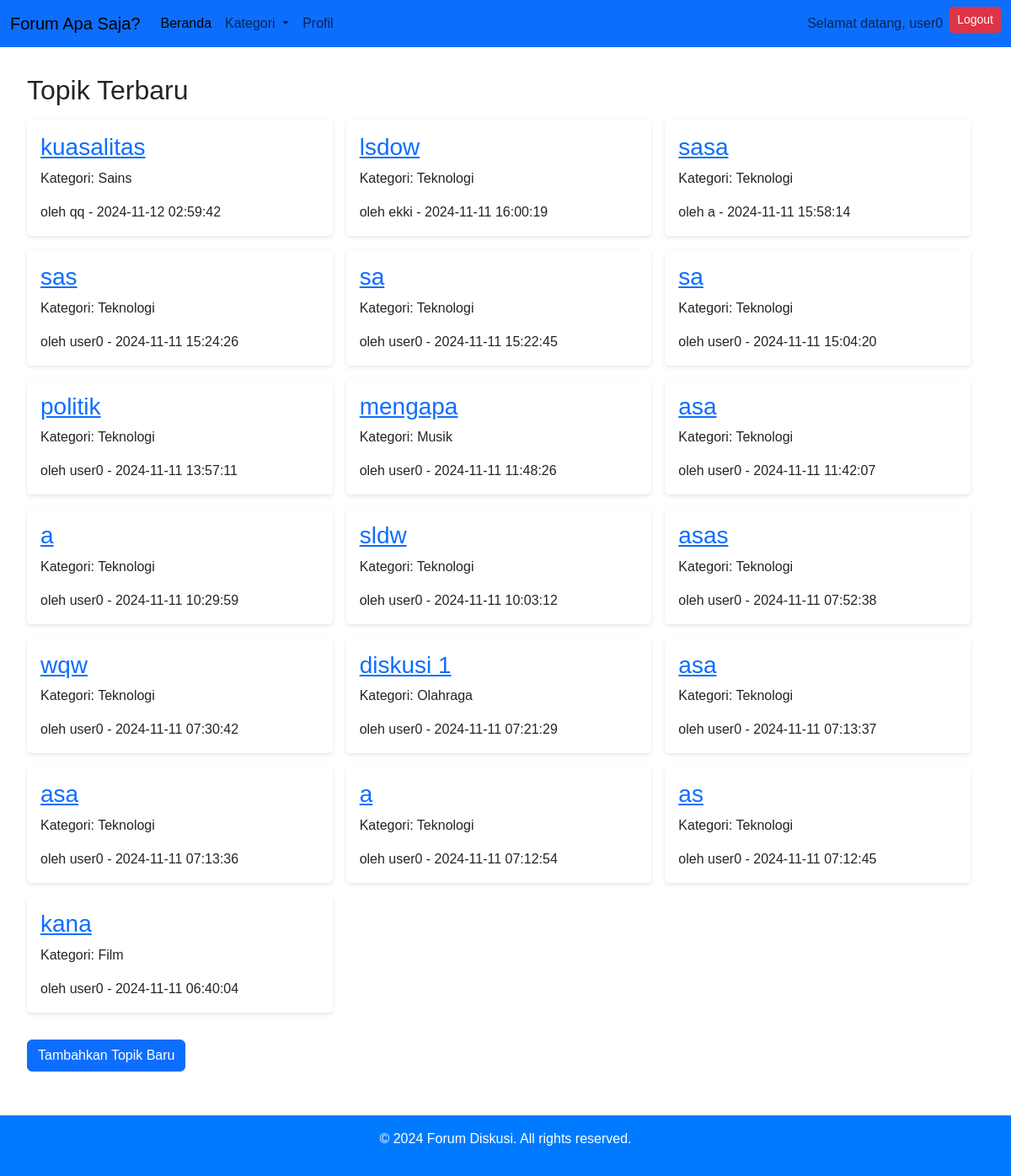
/index.php (signed in), run on the app's committed database.
### tables this page shows
CREATE TABLE `topics` (
  `id` int(11) NOT NULL,
  `user_id` int(11) NOT NULL,
  `category_id` int(11) NOT NULL,
  `title` varchar(255) NOT NULL,
  `content` text NOT NULL,
  `created_at` timestamp NOT NULL DEFAULT current_timestamp()
);

CREATE TABLE `categories` (
  `id` int(11) NOT NULL,
  `name` varchar(100) NOT NULL,
  `description` text DEFAULT NULL,
  `created_at` timestamp NOT NULL DEFAULT current_timestamp()
);

CREATE TABLE `users` (
  `id` int(11) NOT NULL,
  `username` varchar(50) NOT NULL,
  `email` varchar(100) NOT NULL,
  `password` varchar(255) NOT NULL,
  `created_at` timestamp NOT NULL DEFAULT current_timestamp()
);

### index.php (the view, shortened to what this page needs)
<?php
include 'db.php';
$categoryId = isset($_GET['category_id']) ? (int)$_GET['category_id'] : null;
$query = "SELECT topics.id, topics.title, topics.created_at, users.username, categories.name AS category
          FROM topics
          JOIN users ON topics.user_id = users.id
          JOIN categories ON topics.category_id = categories.id";
$query .= " ORDER BY topics.created_at DESC";
$stmt = $pdo->prepare($query);
$stmt->execute();
$topics = $stmt->fetchAll();
?>
<!DOCTYPE html>
<html lang="en">
<head>
  <link rel="stylesheet" href="css/gayaDpn.css">
  <link href="https://cdn.jsdelivr.net/npm/bootstrap@5.3.3/dist/css/bootstrap.min.css" rel="stylesheet">
</head>
<body>
  <nav class="navbar navbar-expand-lg bg-primary">
    <div class="container-fluid">
      <a class="navbar-brand" href="index.php">Forum Apa Saja?</a>
      <div class="collapse navbar-collapse" id="navbarNav">
        <ul class="navbar-nav me-auto mb-2 mb-lg-0">
          <li class="nav-item">
            <a class="nav-link active" aria-current="page" href="index.php">Beranda</a>
          </li>
          <li class="nav-item dropdown">
            <a class="nav-link dropdown-toggle" href="#" role="button" data-bs-toggle="dropdown" aria-expanded="false">
              Kategori
            </a>
          </li>
          <li class="nav-item">
            <a class="nav-link" href="#">Profil</a>
          </li>
        </ul>
        <ul class="navbar-nav ms-auto">
          <?php if (isset($_SESSION['username'])): ?>
            <li class="nav-item">
              <span class="nav-link">Selamat datang, <?php echo htmlspecialchars($_SESSION['username']); ?></span>
            </li>
            <li class="nav-item">
              <a href="logout.php" class="btn btn-danger btn-sm">Logout</a>
            </li>
          <?php endif; ?>
        </ul>
      </div>
    </div>
  </nav>
  <main>
    <section class="topics">
      <h2>
        <?php
        if ($categoryId) {
          if (!empty($topics)) {
            echo "Topik dalam Kategori: " . htmlspecialchars($topics[0]['category']);
          } else {
            echo "Tidak ada topik dalam kategori ini.";
          }
        } else {
          echo "Topik Terbaru";
        }
        ?>
      </h2>
      <div class="topic-list">
        <?php if (!empty($topics)): ?>
          <?php foreach ($topics as $topic): ?>
            <div class="topic-item">
              <h3><a href="topic-detail.php?id=<?php echo $topic['id']; ?>"><?php echo htmlspecialchars($topic['title']); ?></a></h3>
              <p>Kategori: <?php echo htmlspecialchars($topic['category']); ?></p>
              <span>oleh <?php echo htmlspecialchars($topic['username']); ?> - <?php echo $topic['created_at']; ?></span>
            </div>
          <?php endforeach; ?>
        <?php else: ?>
          <p>Tidak ada topik dalam kategori ini.</p>
        <?php endif; ?>
      </div>
    </section>
    <?php if (isset($_SESSION['user_id'])): ?>
      <button class="btn btn-primary" onclick="toggleAddTopicForm()">Tambahkan Topik Baru</button>
    <?php else: ?>
      <button class="btn btn-warning" onclick="showLoginWarning()">Tambahkan Topik Baru</button>
    <?php endif; ?>
  </main>
  <footer>
    <p>&copy; 2024 Forum Diskusi. All rights reserved.</p>
  </footer>
</body>
</html>

### css/gayaDpn.css (style rules this page uses)
* { margin: 0; padding: 0; box-sizing: border-box; font-family: Arial, sans-serif; }
body { background-color: #f5f5f5; color: #333; }
main { padding: 2rem; }
.categories, .topics { margin-bottom: 2rem; }
.categories h2, .topics h2 { margin-bottom: 1rem; }
.category-list, .topic-list { display: flex; gap: 1rem; flex-wrap: wrap; }
.category-item, .topic-item { background-color: #fff; padding: 1rem; border-radius: 5px; box-shadow: 0 2px 5px rgba(0, 0, 0, 0.1); width: calc(33.333% - 1rem); }
footer { text-align: center; padding: 1rem; background-color: #007bff; color: #fff; margin-top: 20px; }

### data on the page
topics: title "kuasalitas", category.name "Sains", user.username "qq", created_at "2024-11-12 02:59:42"
topics: title "lsdow", category.name "Teknologi", user.username "ekki", created_at "2024-11-11 16:00:19"
topics: title "sasa", category.name "Teknologi", user.username "a", created_at "2024-11-11 15:58:14"
topics: title "sas", category.name "Teknologi", user.username "user0", created_at "2024-11-11 15:24:26"
topics: title "sa", category.name "Teknologi", user.username "user0", created_at "2024-11-11 15:22:45"
topics: title "sa", category.name "Teknologi", user.username "user0", created_at "2024-11-11 15:04:20"
topics: title "politik", category.name "Teknologi", user.username "user0", created_at "2024-11-11 13:57:11"
topics: title "mengapa", category.name "Musik", user.username "user0", created_at "2024-11-11 11:48:26"
topics: title "asa", category.name "Teknologi", user.username "user0", created_at "2024-11-11 11:42:07"
topics: title "a", category.name "Teknologi", user.username "user0", created_at "2024-11-11 10:29:59"
topics: title "sldw", category.name "Teknologi", user.username "user0", created_at "2024-11-11 10:03:12"
topics: title "asas", category.name "Teknologi", user.username "user0", created_at "2024-11-11 07:52:38"
topics: title "wqw", category.name "Teknologi", user.username "user0", created_at "2024-11-11 07:30:42"
topics: title "diskusi 1", category.name "Olahraga", user.username "user0", created_at "2024-11-11 07:21:29"
topics: title "asa", category.name "Teknologi", user.username "user0", created_at "2024-11-11 07:13:37"
topics: title "asa", category.name "Teknologi", user.username "user0", created_at "2024-11-11 07:13:36"
topics: title "a", category.name "Teknologi", user.username "user0", created_at "2024-11-11 07:12:54"
topics: title "as", category.name "Teknologi", user.username "user0", created_at "2024-11-11 07:12:45"
topics: title "kana", category.name "Film", user.username "user0", created_at "2024-11-11 06:40:04"

### other printed values
$_SESSION['username'] "user0"
